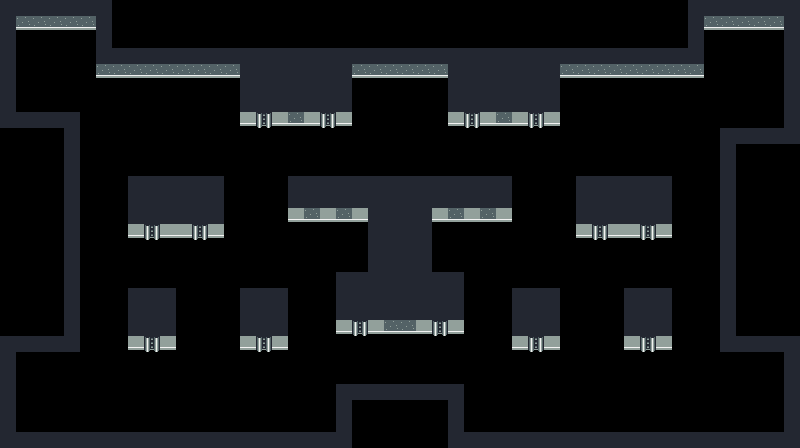

This game map was drawn from its Tiled (.tmx) file and the tilesets committed beside it. A one-line description and the full map source follow:
An orthogonal 50x28 tile map with 16x16 px tiles, 1 tile layer (blocks) and 1 object (0).

<map version="1.10" tiledversion="1.10.2" orientation="orthogonal" renderorder="right-down" width="50" height="28" tilewidth="16" tileheight="16" infinite="0" nextlayerid="3" nextobjectid="3">
 <editorsettings>
  <export target="../../../4. world/scenes/0/0.csv" format="csv" />
 </editorsettings>
 <tileset firstgid="1" source="../../../4. world/assets/tilesets/tileset_0.tsx" />
 <layer id="1" name="blocks" width="50" height="28">
  <data encoding="csv">
1,1,1,1,1,1,1,0,0,0,0,0,0,0,0,0,0,0,0,0,0,0,0,0,0,0,0,0,0,0,0,0,0,0,0,0,0,0,0,0,0,0,0,1,1,1,1,1,1,1,
1,4,4,4,4,4,1,0,0,0,0,0,0,0,0,0,0,0,0,0,0,0,0,0,0,0,0,0,0,0,0,0,0,0,0,0,0,0,0,0,0,0,0,1,4,4,4,4,4,1,
1,0,0,0,0,0,1,0,0,0,0,0,0,0,0,0,0,0,0,0,0,0,0,0,0,0,0,0,0,0,0,0,0,0,0,0,0,0,0,0,0,0,0,1,0,0,0,0,0,1,
1,0,0,0,0,0,1,1,1,1,1,1,1,1,1,1,1,1,1,1,1,1,1,1,1,1,1,1,1,1,1,1,1,1,1,1,1,1,1,1,1,1,1,1,0,0,0,0,0,1,
1,0,0,0,0,0,4,4,4,4,4,4,4,4,4,1,1,1,1,1,1,1,4,4,4,4,4,4,1,1,1,1,1,1,1,4,4,4,4,4,4,4,4,4,0,0,0,0,0,1,
1,0,0,0,0,0,0,0,0,0,0,0,0,0,0,1,1,1,1,1,1,1,0,0,0,0,0,0,1,1,1,1,1,1,1,0,0,0,0,0,0,0,0,0,0,0,0,0,0,1,
1,0,0,0,0,0,0,0,0,0,0,0,0,0,0,1,1,1,1,1,1,1,0,0,0,0,0,0,1,1,1,1,1,1,1,0,0,0,0,0,0,0,0,0,0,0,0,0,0,1,
1,1,1,1,1,0,0,0,0,0,0,0,0,0,0,2,3,2,4,2,3,2,0,0,0,0,0,0,2,3,2,4,2,3,2,0,0,0,0,0,0,0,0,0,0,0,0,0,0,1,
0,0,0,0,1,0,0,0,0,0,0,0,0,0,0,0,0,0,0,0,0,0,0,0,0,0,0,0,0,0,0,0,0,0,0,0,0,0,0,0,0,0,0,0,0,1,1,1,1,1,
0,0,0,0,1,0,0,0,0,0,0,0,0,0,0,0,0,0,0,0,0,0,0,0,0,0,0,0,0,0,0,0,0,0,0,0,0,0,0,0,0,0,0,0,0,1,0,0,0,0,
0,0,0,0,1,0,0,0,0,0,0,0,0,0,0,0,0,0,0,0,0,0,0,0,0,0,0,0,0,0,0,0,0,0,0,0,0,0,0,0,0,0,0,0,0,1,0,0,0,0,
0,0,0,0,1,0,0,0,1,1,1,1,1,1,0,0,0,0,1,1,1,1,1,1,1,1,1,1,1,1,1,1,0,0,0,0,1,1,1,1,1,1,0,0,0,1,0,0,0,0,
0,0,0,0,1,0,0,0,1,1,1,1,1,1,0,0,0,0,1,1,1,1,1,1,1,1,1,1,1,1,1,1,0,0,0,0,1,1,1,1,1,1,0,0,0,1,0,0,0,0,
0,0,0,0,1,0,0,0,1,1,1,1,1,1,0,0,0,0,2,4,2,4,2,1,1,1,1,2,4,2,4,2,0,0,0,0,1,1,1,1,1,1,0,0,0,1,0,0,0,0,
0,0,0,0,1,0,0,0,2,3,2,2,3,2,0,0,0,0,0,0,0,0,0,1,1,1,1,0,0,0,0,0,0,0,0,0,2,3,2,2,3,2,0,0,0,1,0,0,0,0,
0,0,0,0,1,0,0,0,0,0,0,0,0,0,0,0,0,0,0,0,0,0,0,1,1,1,1,0,0,0,0,0,0,0,0,0,0,0,0,0,0,0,0,0,0,1,0,0,0,0,
0,0,0,0,1,0,0,0,0,0,0,0,0,0,0,0,0,0,0,0,0,0,0,1,1,1,1,0,0,0,0,0,0,0,0,0,0,0,0,0,0,0,0,0,0,1,0,0,0,0,
0,0,0,0,1,0,0,0,0,0,0,0,0,0,0,0,0,0,0,0,0,1,1,1,1,1,1,1,1,0,0,0,0,0,0,0,0,0,0,0,0,0,0,0,0,1,0,0,0,0,
0,0,0,0,1,0,0,0,1,1,1,0,0,0,0,1,1,1,0,0,0,1,1,1,1,1,1,1,1,0,0,0,1,1,1,0,0,0,0,1,1,1,0,0,0,1,0,0,0,0,
0,0,0,0,1,0,0,0,1,1,1,0,0,0,0,1,1,1,0,0,0,1,1,1,1,1,1,1,1,0,0,0,1,1,1,0,0,0,0,1,1,1,0,0,0,1,0,0,0,0,
0,0,0,0,1,0,0,0,1,1,1,0,0,0,0,1,1,1,0,0,0,2,3,2,4,4,2,3,2,0,0,0,1,1,1,0,0,0,0,1,1,1,0,0,0,1,0,0,0,0,
1,1,1,1,1,0,0,0,2,3,2,0,0,0,0,2,3,2,0,0,0,0,0,0,0,0,0,0,0,0,0,0,2,3,2,0,0,0,0,2,3,2,0,0,0,1,1,1,1,1,
1,0,0,0,0,0,0,0,0,0,0,0,0,0,0,0,0,0,0,0,0,0,0,0,0,0,0,0,0,0,0,0,0,0,0,0,0,0,0,0,0,0,0,0,0,0,0,0,0,1,
1,0,0,0,0,0,0,0,0,0,0,0,0,0,0,0,0,0,0,0,0,0,0,0,0,0,0,0,0,0,0,0,0,0,0,0,0,0,0,0,0,0,0,0,0,0,0,0,0,1,
1,0,0,0,0,0,0,0,0,0,0,0,0,0,0,0,0,0,0,0,0,1,1,1,1,1,1,1,1,0,0,0,0,0,0,0,0,0,0,0,0,0,0,0,0,0,0,0,0,1,
1,0,0,0,0,0,0,0,0,0,0,0,0,0,0,0,0,0,0,0,0,1,0,0,0,0,0,0,1,0,0,0,0,0,0,0,0,0,0,0,0,0,0,0,0,0,0,0,0,1,
1,0,0,0,0,0,0,0,0,0,0,0,0,0,0,0,0,0,0,0,0,1,0,0,0,0,0,0,1,0,0,0,0,0,0,0,0,0,0,0,0,0,0,0,0,0,0,0,0,1,
1,1,1,1,1,1,1,1,1,1,1,1,1,1,1,1,1,1,1,1,1,1,0,0,0,0,0,0,1,1,1,1,1,1,1,1,1,1,1,1,1,1,1,1,1,1,1,1,1,1
</data>
 </layer>
 <objectgroup id="2" name="entries">
  <object id="1" name="0" x="384" y="128">
   <point />
  </object>
 </objectgroup>
</map>
